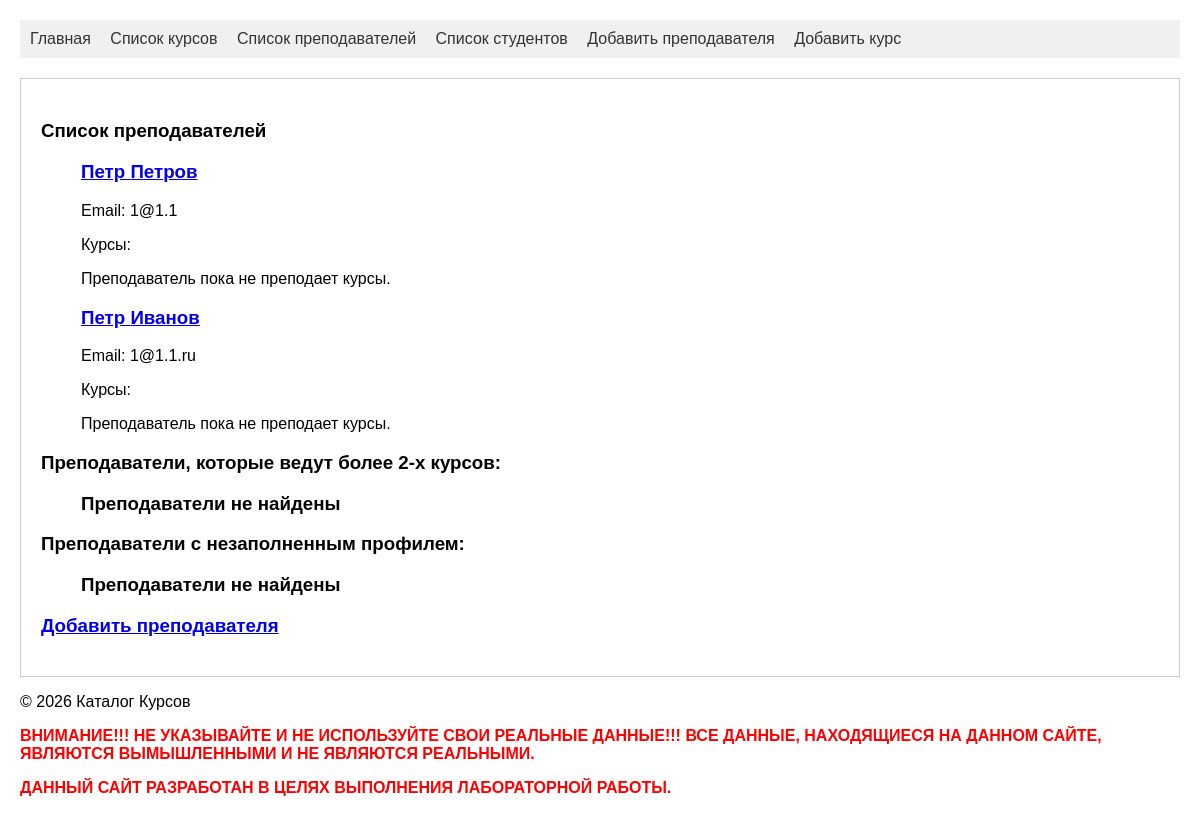
The page /teachers/ on the database as committed earlier.
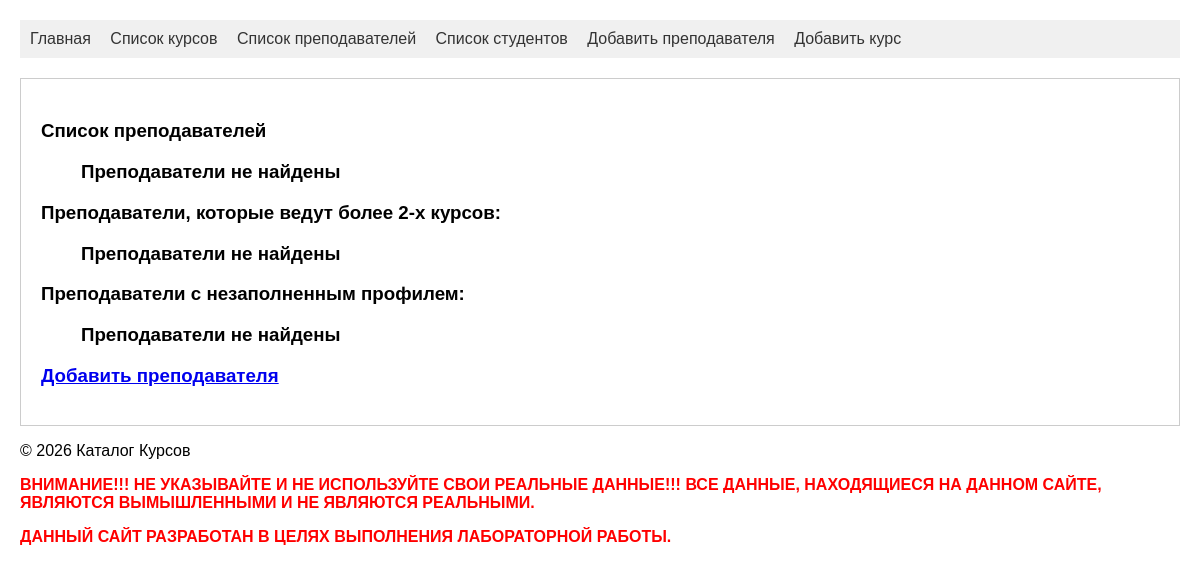
The same page on the database as committed later.
### schedule/models.py (models this page shows)
class Teacher(models.Model):
    first_name = models.CharField(max_length=100, null=False, validators=[validate_no_numbers, validate_start_with_letter], verbose_name="Имя")
    last_name = models.CharField(max_length=100, null=False, validators=[validate_no_numbers, validate_start_with_letter], verbose_name="Фамилия")
    birth_date = models.DateField(null=True, verbose_name="Дата рождения")
    email = models.EmailField(max_length=100, null=False, verbose_name="Электронная почта")
    departament = models.CharField(max_length=100, null=False, validators=[validate_min_words, validate_start_with_letter], verbose_name="Кафедра")
    phone_number = models.CharField(max_length=100, null=False, unique=True, error_messages={'unique': "This phone_number already been registered."}, validators=[validate_phone_number], verbose_name="Номер телефона")
    pass_serial = models.CharField(max_length=4, null=True, unique=True, error_messages={'unique': "This pass serial already been registered."}, verbose_name="Серия паспорта")
    pass_number = models.CharField(max_length=6, null=True, error_messages={'unique': "This pass number already been registered."}, verbose_name="Номер паспорта")
    pass_date = models.DateField(verbose_name="Дата выдачи паспорта")
    pass_issued = models.CharField(max_length=100, null=True, validators=[validate_min_words], verbose_name="Кем выдан паспорт?")
    is_active = models.BooleanField(default=True, verbose_name="Активен?")

### schedule/views.py (the view)
# urls.py: path('teachers/', views.teachers, name='teachers'),
def teachers(request):
    teachers = Teacher.objects.prefetch_related('course').all()
    min_courses = 2
    teachers_with_many_courses = Teacher.objects.annotate(num_courses=models.Count('course')).filter(num_courses__gt=min_courses)
    teachers_without_profile = Teacher.objects.filter(info__isnull=True)
    return render(request, 'teachers.html', {"teachers": teachers, 'teachers_with_many_courses': teachers_with_many_courses, 'teachers_without_profile': teachers_without_profile})

### schedule/templates/teachers.html (shortened to what this page needs)
{% extends 'base.html' %}
{% block content %}
<h3>Список преподавателей</h3>
<ul>
    {% for teacher in teachers %}
        <h3><a href="{% url 'teacher_detail' teacher.id %}">{{ teacher.first_name }} {{ teacher.last_name }}</a></h3>
        <p>Email: {{ teacher.email }}</p>
        <p>Курсы:</p>
        {% if teacher.course.all %}
            <ul>
                {% for course in teacher.course.all %}
                    <li>{{ course.title }}</li>
                {% endfor %}
            </ul>
        {% else %}
            <p>Преподаватель пока не преподает курсы.</p>
        {% endif %}
    {% empty %}
        <h3>Преподаватели не найдены</h3>
    {% endfor %}
</ul>
<h3>Преподаватели, которые ведут более 2-х курсов:</h3>
<ul>
    {% for teacher in teachers_with_many_courses %}
        <h3>{{ teacher.first_name }} {{ teacher.last_name }}</a></h3>
    {% empty %}
        <h3>Преподаватели не найдены</h3>
    {% endfor %}
</ul>
<h3>Преподаватели с незаполненным профилем:</h3>
<ul>
    {% for teacher in teachers_without_profile %}
        <h3>{{ teacher.first_name }} {{ teacher.last_name }}</a></h3>
    {% empty %}
        <h3>Преподаватели не найдены</h3>
    {% endfor %}
</ul>
<h3><a href="{% url 'create' %}">Добавить преподавателя</a></h3>
{% endblock %}

### schedule/templates/base.html (shortened to what this page needs)
<!DOCTYPE html>
<html lang="ru">
<head>
</head>
<body>
    <header>
         <nav>
            <a href="{% url 'index' %}">Главная</a>
            <a href="{% url 'courses' %}">Список курсов</a>
            <a href="{% url 'teachers' %}">Список преподавателей</a>
            <a href="{% url 'students' %}">Список студентов</a>
            <a href="{% url 'create' %}">Добавить преподавателя</a>
            <a href="{% url 'course_create' %}">Добавить курс</a>
        </nav>
    </header>
    <div class="content">
        {% block content %}
        {% endblock %}
    </div>
    <footer>
        <p>© 2026 Каталог Курсов</p>
        <p class="error-message">ВНИМАНИЕ!!! НЕ УКАЗЫВАЙТЕ И НЕ ИСПОЛЬЗУЙТЕ СВОИ РЕАЛЬНЫЕ ДАННЫЕ!!! ВСЕ ДАННЫЕ, НАХОДЯЩИЕСЯ НА ДАННОМ САЙТЕ, ЯВЛЯЮТСЯ ВЫМЫШЛЕННЫМИ И НЕ ЯВЛЯЮТСЯ РЕАЛЬНЫМИ.</p>
        <p class="error-message">ДАННЫЙ САЙТ РАЗРАБОТАН В ЦЕЛЯХ ВЫПОЛНЕНИЯ ЛАБОРАТОРНОЙ РАБОТЫ.</p>
    </footer>
</body>
</html>

### schedule/templates/base.html (style rules this page uses)
body { font-family: sans-serif; margin: 20px; }
nav { margin-bottom: 20px; padding: 10px; background-color: #f0f0f0; }
nav a { margin-right: 15px; text-decoration: none; color: #333; }
.content { border: 1px solid #ccc; padding: 20px; }
.error-message { color: red; font-weight: bold; }

Rows that differ between the two databases and show on the page:
removed Teacher: first_name "Петр", last_name "Петров", email "1@1.1", shows "Преподаватель пока не преподает курсы."
removed Teacher: first_name "Петр", last_name "Иванов", email "1@1.1.ru", shows "Преподаватель пока не преподает курсы."
Other text that changed with them:
text now shown: "Преподаватели не найдены"
